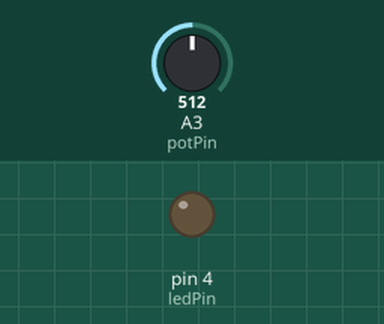
A sketch run on a simulated Arduino Nano, built with avr-gcc and run on an emulated ATmega328P. Shown: output pins drawn as LEDs (lit = HIGH). The inputs (shaded band) are chosen by the test bench; at power-on: A3 (potPin) = 512.

Above: at 1.2 s.
1.3 s: A3 (potPin) set to 523
At 1.8 s:
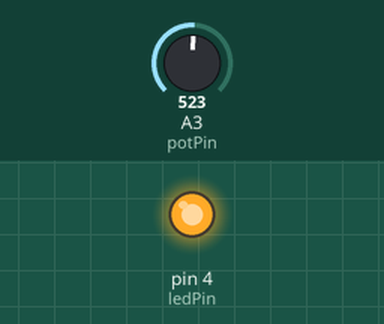
2.8 s: A3 (potPin) set to 511
At 4.0 s:
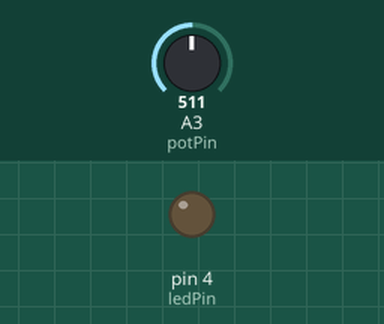
4.3 s: A3 (potPin) set to 716
At 5.4 s:
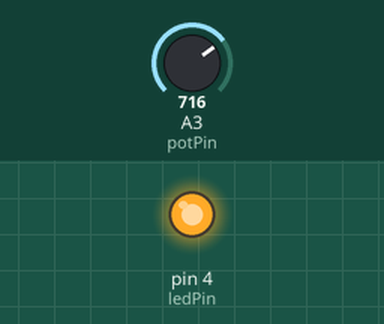
Timing chart, 0 to 7.3 s (numbered marks = the images above; inputs shaded):
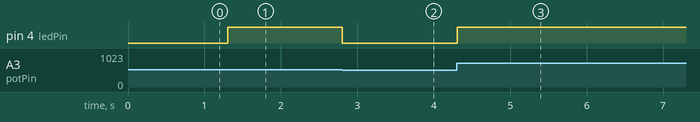

Measured:
- the behaviour switches between 513 and 514 on A3 (potPin) (found by bisection; images 0 and 1)
- after the input at 1.3 s, pin 4 (ledPin): LOW → HIGH at once
- after the input at 2.8 s, pin 4 (ledPin): HIGH → LOW at once
- after the input at 4.3 s, pin 4 (ledPin): LOW → HIGH at once

The sketch:

Potentiometer.ino
```cpp
//BotDulars Arduino Program Kit//
//G2R Nano Bot - Potentiometer Program//

//Constants:
const int ledPin = 4;  //pin 4
const int potPin = A3; //pin A3 to read analog input

//Variables:
int value; //save analog value


void setup(){
  //Input or output?
  pinMode(ledPin, OUTPUT);
  pinMode(potPin, INPUT); //Optional

}

void loop(){

  value = analogRead(potPin);          //Read and save analog value from potentiometer
  value = map(value, 0, 1023, 0, 255); //Map value 0-1023 to 0-255 (PWM)
  analogWrite(ledPin, value);          //Send PWM value to led
  delay(100);                          //Small delay

}
```
